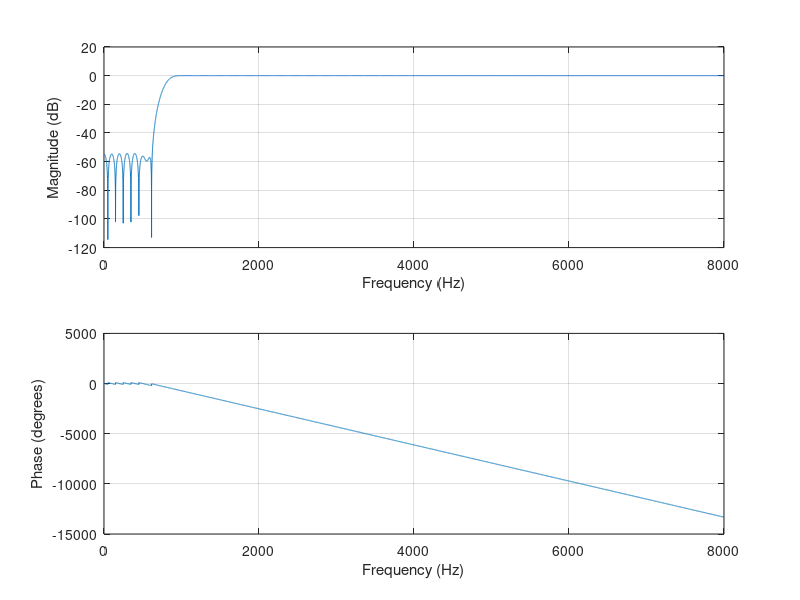
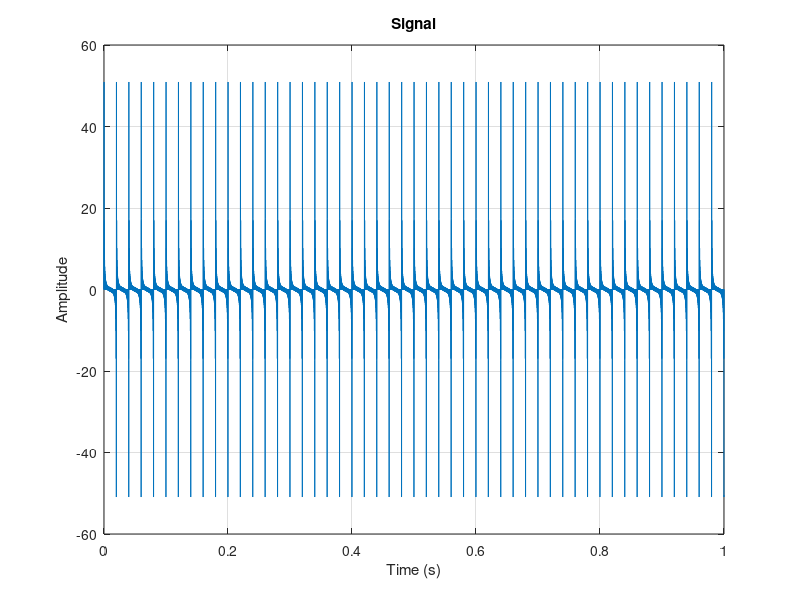
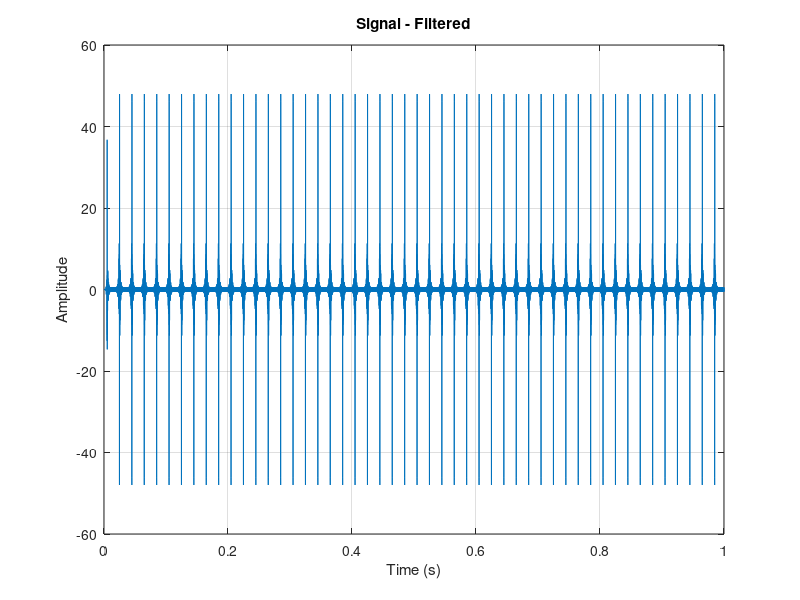
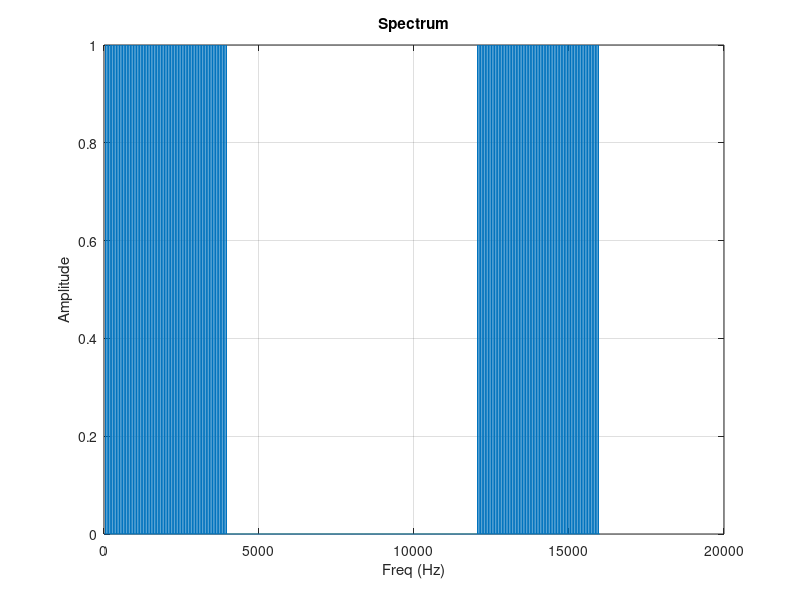

Source code (MATLAB) for these figures, in order:
fs = 16000;
N = 16000;

Nb = 160;
f0 = 800 / (fs / 2);
b = fir1(Nb, f0, 'high');

% Print filter coefficients
fprintf('%.15g, ', b);
fprintf('\n');

freqz(b, 1, N, fs);

% Verification
ts = 1 / fs;
t = (0:N-1)*ts;
df = (fs/N);
f = (0:N-1)*df;

X = 0;
for n = 1:79
    X = X + sin(2*pi*n*50*t);
end
% 16-bit uniform quantization
X = round((X + 1)*32767.5)/32767.5 - 1;

figure;
plot(t, X);
xlabel('Time (s)');
ylabel('Amplitude');
title('Signal');
grid on;

XF = filter(b, 1, X);

figure;
plot(t, XF);
xlabel('Time (s)');
ylabel('Amplitude');
title('Signal - Filtered');
grid on;

Y = 2 * abs(fft(X)) / N;

figure;
plot(f, Y);
ylim([0.0 1.0]);
xlabel("Freq (Hz)");
ylabel("Amplitude");
title('Spectrum');
grid on;

YF = 2 * abs(fft(XF)) / N;

figure;
plot(f, YF);
ylim([0.0 1.0]);
xlabel("Freq (Hz)");
ylabel("Amplitude");
title('Spectrum - Filtered');
grid on;
